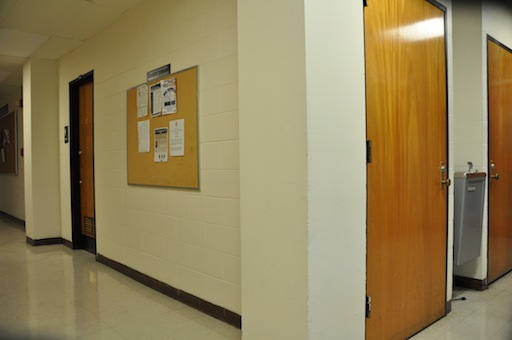
%> input picture DanaHallWay1/DSC_0281.JPG, 512 x 340 px
$ octave part1_opencv.m   (GNU Octave 9; MATLAB toolbox functions it lacks are replaced by stand-ins)
%> lines starting %> are read from the running program, lines starting %| are printed output that depends on the picture
### import_images.m
function [rgb_images, gray_images] = import_images(x, y, start, stop)
%> called with x = 340, y = 512, start = 0, stop = 0
%IMPORT_IMAGES Summary of this function goes here
%   Detailed explanation goes here


    directory = uigetdir(pwd, 'Select a Folder');
%> the answer given: DanaHallWay1
    filePattern = fullfile(directory, '*.jpg');
    imageFiles = dir(filePattern);
    numImages = length(imageFiles);
%     rgb_images = zeros(x, y, 3, numImages);
%     gray_images = zeros(x, y, numImages);

    if start == 0
       start = 1;
    end
    if stop == 0
       stop = numImages;
    end

    for i = start:stop
        file = imageFiles(i);
        rgb_images(:,:,:,i) = imread(strcat(file.folder,'/',file.name));
%> rgb_images is the input picture: size 340x512x3 uint8; mean R, G, B 148, 131.7, 91.1
        gray_images(:,:,i) = rgb2gray(rgb_images(:,:,:,i));
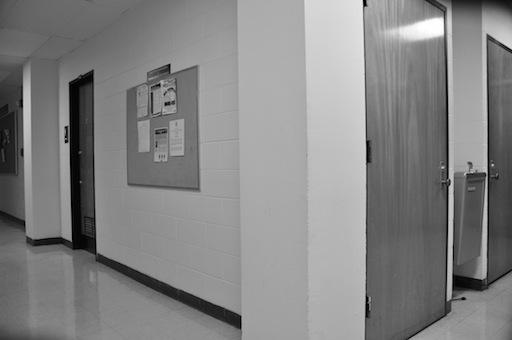
%> gray_images: size 340x512 uint8; min 0, max 255, mean 132
    end
end

### my_ransac.m
function [inliers,H_set] = my_ransac(correspondences, iterations, max_distance)
%RANSAC Summary of this function goes here
%   Detailed explanation goes here

inliers = zeros(iterations, 1);
H_set = zeros(3, 3, iterations);

for i = 1:iterations
    % Select 4 correspondent corner pairs between images 1 and 2
    samples = randsample(size(correspondences, 1), 4);
    subset = correspondences(samples, :);
    % Compute homography H using algebraic distance on those corner pairs
    H = homography(subset);
    H_set(:,:,i) = H;
    % Apply H to first image corners and asses "inliers" on second image
    for j = 1:size(correspondences,1)
        c = correspondences(j, :);
        p = [c(1); c(2); 1];
        p_prime = H * p;
%         p_prime = sum((H .* p), 2);
        compare = c(3:4)';
        if (abs(sum(p_prime(1:2) - compare)) <= max_distance)
           inliers(i) = inliers(i) + 1;
        end
    end
end
        % For each point correspondence detected between images 1 and 2
            % Determine whether transformed 1 matches 2 (within error)
    % Table the number of inliers for each try
    % If number of inliers > max found so far, keep that set of inliers
% (Kept largest set of inliers)
% Recompute H using algebraic distance with all inliers (of largest set)

end

### homography.m
function [H] = homography(correspondences)
%HOMOGRAPHY Summary of this function goes here
%   Detailed explanation goes here
N = size(correspondences, 1);
A = zeros(2 * N, 9);
for i = 1 : N
    c = correspondences(i, :);
    x1 = c(1);
    y1 = c(2);
    x1p = c(3);
    y1p = c(4);

    A((i * 2) - 1, :) = [x1, y1,  1,  0,  0, 0, -(x1*x1p), -(y1*x1p), -(x1p)];
    A((i * 2), :)     = [ 0,  0,  0, x1, y1, 1, -(x1*y1p), -(y1*y1p), -(y1p)];
end

[h, D] = eigs(transpose(A) * A, 1, 'smallestabs');
if abs(D) > 0.1
    disp("error!")
end

    % reshape
H = [h(1:3)' ; h(4:6)' ; h(7:9)'];

% [18 lines of commented-out code are left out]


end

### part1_opencv.m
%%%% OPENCV IMPLEMENTATION %%%%
clearvars;
close all;

[rgb_images, images] = import_images(340, 512, 0, 0);

harris_ratio = 0.01;

rgb_image_1 = rgb_images(:,:,1);
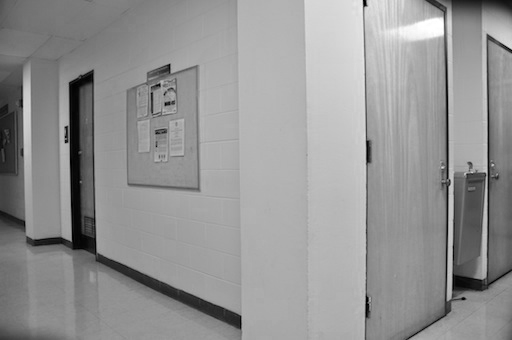
%> rgb_image_1: size 340x512 uint8; min 0, max 255, mean 148
rgb_image_2 = rgb_images(:,:,2);

image_1 = images(:,:,1);
image_2 = images(:,:,2);
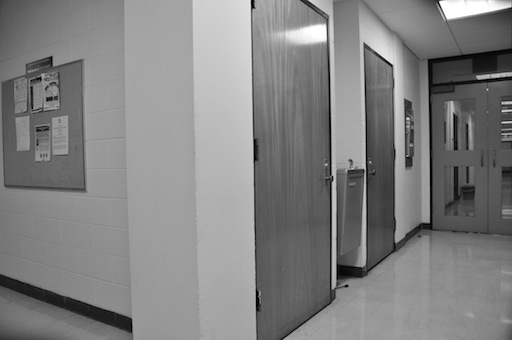
%> image_2: size 340x512 uint8; min 0, max 255, mean 129.6

corners_1 = detectHarrisFeatures(image_1, 'MinQuality', harris_ratio);
%> corners_1 = 86 points; strongest (x, y): (365, 6), (66, 143), (449, 179), (486, 173), (66, 128)
corners_2 = detectHarrisFeatures(image_2, 'MinQuality', harris_ratio);
%> corners_2 = 90 points; strongest (x, y): (440, 3), (253, 9), (408, 119), (365, 169), (332, 176)

[f1, vpts1] = extractFeatures(image_1, corners_1);
%> vpts1 = 44 points; strongest (x, y): (66, 143), (449, 179), (66, 128), (160, 85), (166, 105)
[f2, vpts2] = extractFeatures(image_2, corners_2);
%> vpts2 = 36 points; strongest (x, y): (408, 119), (365, 169), (332, 176), (407, 157), (393, 66)

indexPairs = matchFeatures(f1, f2);
%> indexPairs = [37 1; 38 2; 40 3; 41 3; 42 5]
matchedPoints1 = vpts1(indexPairs(:, 1));
%> matchedPoints1 = 5 points; (x, y): (449, 179), (368, 141), (368, 163), (444, 184), (444, 182)
matchedPoints2 = vpts2(indexPairs(:, 2));
%> matchedPoints2 = 5 points; (x, y): (332, 176), (255, 140), (256, 161), (327, 180), (327, 180)

figure; ax=axes;
showMatchedFeatures(image_1, image_2, matchedPoints1, matchedPoints2, 'montage', 'Parent', ax);
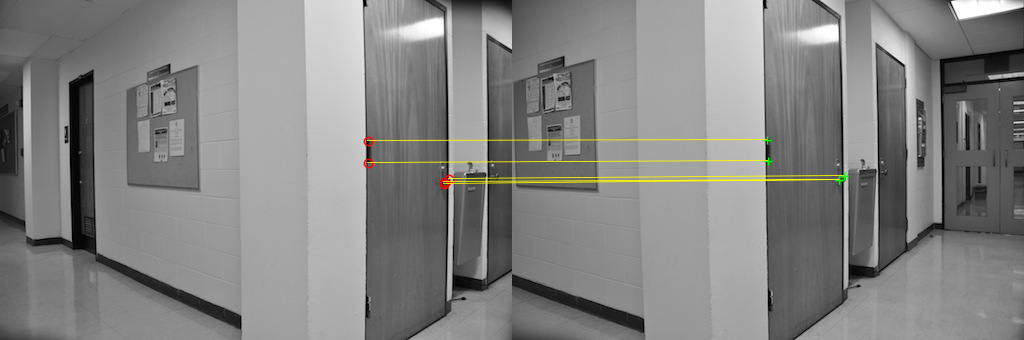
%> figure redrawn from the program's plot data

im1corners = round(matchedPoints1.Location);
%> im1corners = [368 141; 368 163; 444 182; 444 184; 449 179]
im2corners = round(matchedPoints2.Location);
%> im2corners = [255 140; 256 161; 327 180; 327 180; 332 176]

correspondences = [im1corners, im2corners];
%> correspondences = [368 141 255 140; 368 163 256 161; 444 182 327 180; 444 184 327 180; 449 179 332 176]

ransac_iterations = 1000;
ransac_distance = 5.0;

[ransac_H, ransac_inliers] = my_ransac(correspondences, ransac_iterations, ransac_distance);
%> the loop in my_ransac, `for i = 1:iterations` made 1 pass
%> (samples, N in homography) on pass 1: ([5 1 4 3], 4)
%> the run ends on the next line
